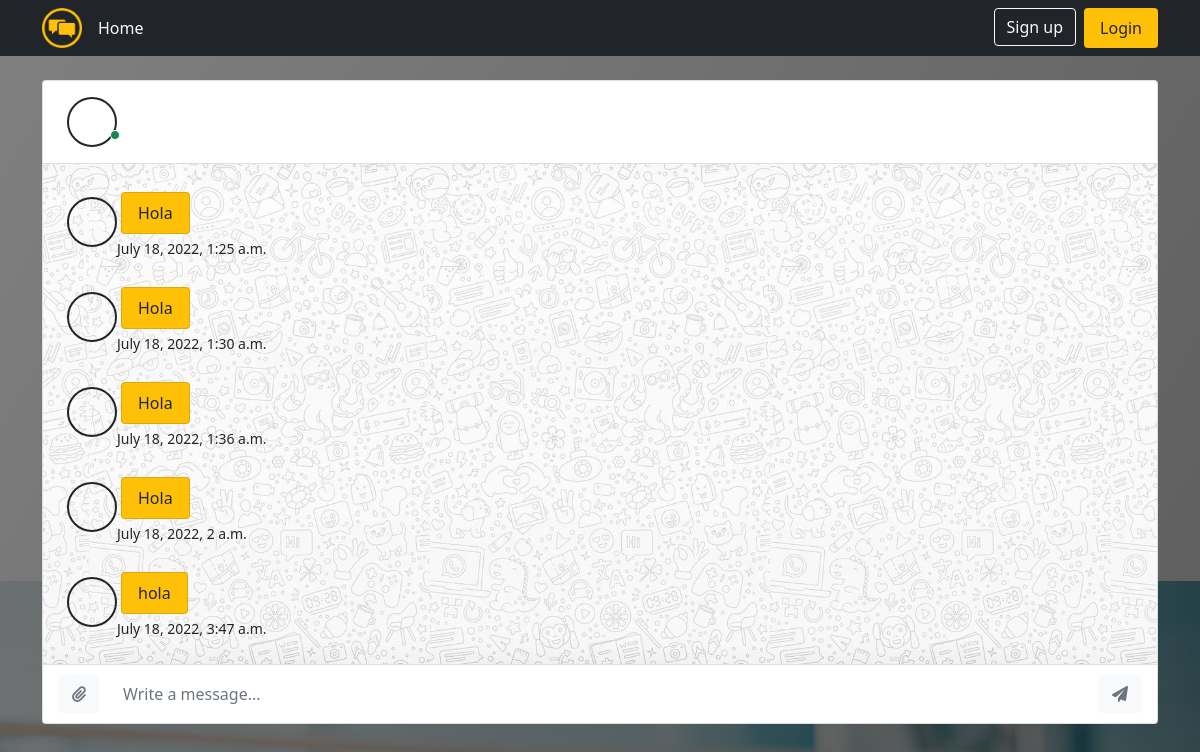
/conversation/, run on the app's committed database.
### message/models.py (models this page shows)
class Message(models.Model):
    content = models.CharField(max_length=120)
    sent = models.BooleanField(default=True)
    seen = models.BooleanField(default=False)
    deleted = models.BooleanField(default=False)
    author = models.ForeignKey(User, on_delete=models.CASCADE)
    idChat = models.ForeignKey(Contacts, on_delete=models.CASCADE)
    created_at = models.DateTimeField(auto_now_add=True)
    updated_at = models.DateTimeField(auto_now_add=True)

### message/views.py (the view)
# urls.py: path('conversation/',conversation)
def conversation(request):
    msj = Message.objects.filter(idChat=4)
    user=request.user
    return render(request, "conversation.html",{
        'user': user,
        'conversation': msj
    })

### templates/conversation.html (shortened to what this page needs)
{% extends "base.html" %}
{% load static %}
{% block main %}
    <div class="container mt-4">
        <div class="card mx-auto">
            <div class="card-header bg-transparent">
                <div class="navbar navbar-expand p-0">
                    <ul class="navbar-nav me-auto align-items-center">
                        <li class="nav-item">
                            <a href="#!" class="nav-link">
                                <div class="position-relative"
                                    style="width:50px; height: 50px; border-radius: 50%; border: 2px solid #212529; padding: 2px">
                                    <span
                                        class="position-absolute bottom-0 start-100 translate-middle p-1 bg-success border border-light rounded-circle">
                                    </span>
                                </div>
                            </a>
                        </li>
                        <li class="nav-item">
                            <a href="#!" class="nav-link link-dark">{{user.username}}</a>
                        </li>
                    </ul>
                </div>
            </div>
            <div class="card-body p-4 chat" style="height: 500px; overflow: auto;" id="messages">
            {% for msj in conversation %}
                {% if user != msj.author %}
                    <div class="d-flex align-items-baseline mb-4">
                        <div id="user" class="position-relative avatar" style="width:50px; height: 50px; border-radius: 50%; border: 2px solid #212529; padding: 2px">
                        </div>
                        <div class="pe-2">
                            <div>
                                <div class="card card-text d-inline-block text-dark bg-warning p-2 px-3 m-1">{{msj.content}}</div>
                            </div>
                            <div>
                                <div class="small">{{msj.created_at}}</div>
                            </div>
                        </div>
                    </div>
                {% endif %}
            {% endfor %}
            </div>
            <div class="card-footer bg-white w-100 bottom-0 m-0 p-1">
                <div class="input-group">
                    <form class="d-flex w-100" id="send_form">
                        <div class="input-group-text bg-transparent border-0">
                            <a class="btn btn-light text-secondary">
                                <i class="fas fa-paperclip"></i>
                            </a>
                        </div>
                        <input type="text" name="message" class="form-control border-0" placeholder="Write a message...">
                        <div class="input-group-text bg-transparent border-0">
                            <button class="btn btn-light text-secondary">
                                <i class="fa-solid fa-paper-plane"></i>
                            </button>
                        </div>
                    </form>
                </div>
            </div>
        </div>
    </div>
{% endblock %}

### static/css/base.css (style rules this page uses)
.avatar { width: 50px; height: 50px; border-radius: 50%; border: 2px solid #e84118; padding: 2px; flex: none; }
.card-text { border: 2px solid #ddd; border-radius: 8px; }
.chat { background-image: url(../img/fondo_chat.png); background-position: center center; background-size: auto 100%; background-repeat: repeat; background-attachment: scroll; }
body { width: 100%; min-height: 100vh; background-image: linear-gradient(120deg, rgba(73, 73, 73, 0.699) 0%, rgba(0, 0, 0, 0.692) 100%), url(../img/fondo1.jpg); background-position: center center; background-size: 100%; background-repeat: no-repeat; background-attachment: fixed; }

### data on the page
Message: content "Hola", created_at "July 18, 2022, 1:25 a.m."
Message: content "Hola", created_at "July 18, 2022, 1:30 a.m."
Message: content "Hola", created_at "July 18, 2022, 1:36 a.m."
Message: content "Hola", created_at "July 18, 2022, 2 a.m."
Message: content "hola", created_at "July 18, 2022, 3:47 a.m."
